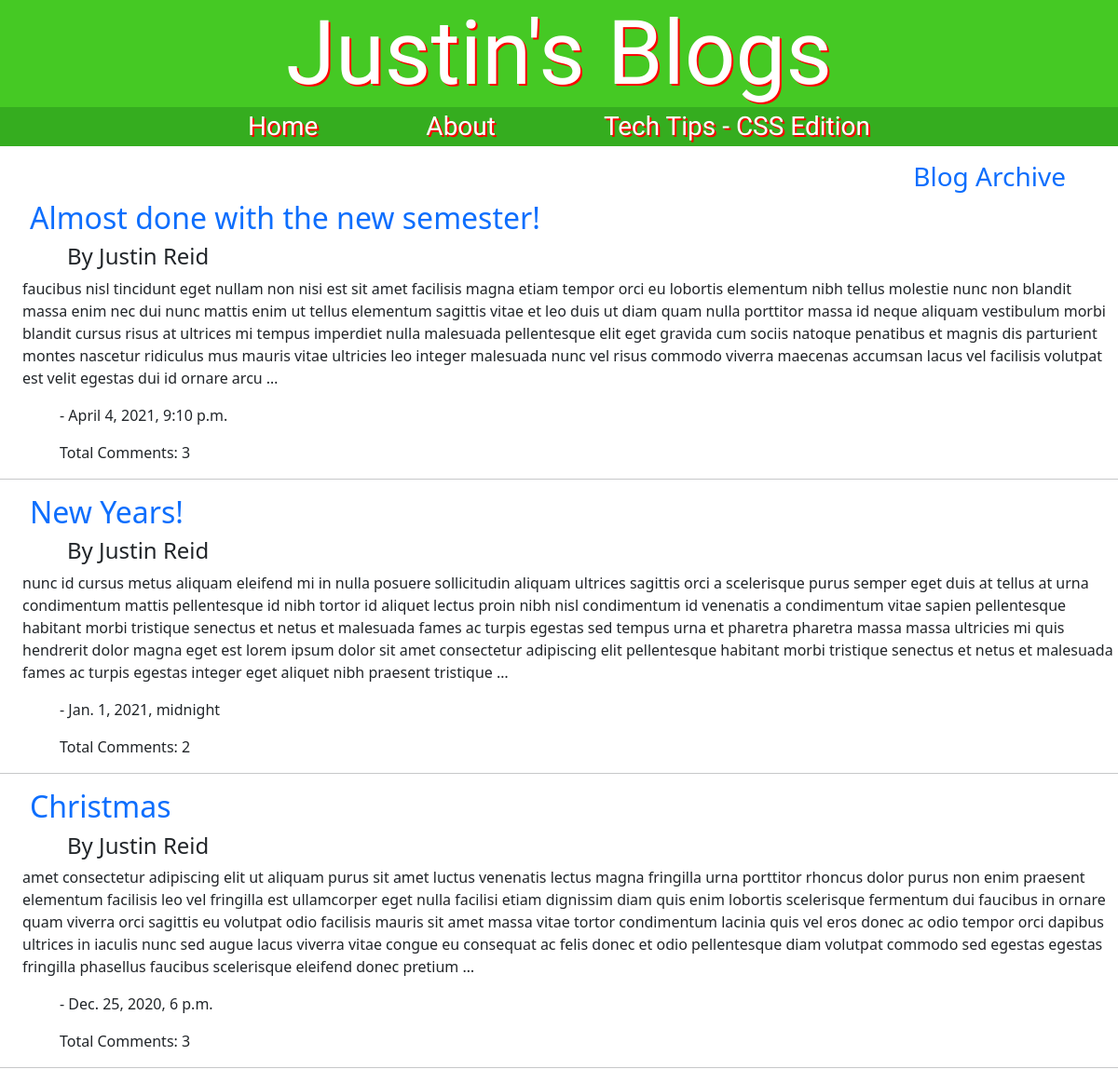
/home/, run on the app's committed database.
### blog/models.py (models this page shows)
class Blog(models.Model):
    title = models.CharField(max_length=128)
    author = models.CharField(max_length=128)
    content = models.TextField()
    posted = models.DateTimeField()
    num_of_comments = models.IntegerField(default=0)

### blog/views.py (the view)
# urls.py: path('home/', views.homePage, name='home'),
def homePage(request):
    latest_blogs_list = Blog.objects.order_by('posted')
    latest_blogs_list = latest_blogs_list[len(latest_blogs_list) - 3: len(latest_blogs_list)]
    latest_comments_list = Comments.objects.order_by('blog')
    context = {'latest_blogs_list': reversed(latest_blogs_list),
               'latest_comments_list': latest_comments_list}
    return render(request, 'blog/home.html', context)

### blog/templates/blog/home.html (shortened to what this page needs)
{% load static %}
<!DOCTYPE html>
<html lang="en">
<head>
    <link href="https://cdn.jsdelivr.net/npm/bootstrap@5.0.0-beta2/dist/css/bootstrap.min.css" rel="stylesheet">
    <link rel="stylesheet" href="{% static 'blog/style.css' %}"/>
</head>
<body>
<h1>Justin's Blogs</h1>
        <div id="menuBar">
            <p id="menu">
                <a href="{% url 'home' %}" style="text-decoration: none;">Home</a>
                <a href="{% url 'about' %}" style="text-decoration: none;">About</a>
                <a href="{% url 'tips' %}" style="text-decoration: none;">Tech Tips - CSS Edition</a>
            </p>
        </div>
        <div>
            <h3 style="text-align: right; margin-right: 2em;"><a href="{% url 'archive' %}" style="text-decoration: none;">Blog Archive</a></h3>
            {% if latest_blogs_list %}
            {% for blog in latest_blogs_list %}
            <h2 style="margin-left: 1em"><a href="{% url 'entry' blog.id %}" style="text-decoration: none;">{{blog.title}}</a></h2>
            <h4 style="margin-left: 3em">By {{blog.author}}</h4>
            <p style="margin-left: 1.5em">{{blog.content|truncatewords:100}}</p>
            <p style="margin-left: 4em">- {{blog.posted}}</p>
            <p style="margin-left: 4em">Total Comments: {{blog.num_of_comments}}</p>
            <hr>
            {% endfor %}
            {% else %}
            <p>There are no blogs to view :(</p>
            {% endif %}
        </div>
</body>
</html>

### blog/static/blog/style.css (style rules this page uses)
h1 { text-align: center; color: white; font-size: 6em; background-color: rgb(69, 201, 36); margin-bottom: 0em; font-family: 'Changa', sans-serif; text-shadow: 2px 2px #ff0000; }
h2 { margin-left: 3em; }
h3 { margin-left: 1.5em; }
h4 { margin-left: 6em; }
#menu > a { margin-left: 2em; margin-right: 2em; font-size: 1.75em; color: white; text-decoration: none; }
#menuBar { text-align: center; background-color: rgb(53, 173, 31); font-family: 'Changa', sans-serif; text-shadow: 2px 2px #ff0000; }

### data on the page
Blog: title "Almost done with the new semester!", author "Justin Reid", content "faucibus nisl tincidunt eget nullam non nisi est sit amet facilisis magna etiam tempor orci eu lobortis elementum nibh tellus molestie nunc non blandit massa enim nec dui nunc mattis enim ut tellus elementum sagittis vitae et leo duis ut diam quam nulla porttitor massa id neque aliquam vestibulum morbi blandit cursus risus at ultrices mi tempus imperdiet nulla malesuada pellentesque elit eget gravida cum sociis natoque penatibus et magnis dis parturient montes nascetur ridiculus mus mauris vitae ultricies leo integer malesuada nunc vel risus commodo viverra maecenas accumsan lacus vel facilisis volutpat est velit egestas dui id ornare arcu …", posted "April 4, 2021, 9:10 p.m.", num_of_comments "3"
Blog: title "New Years!", author "Justin Reid", content "nunc id cursus metus aliquam eleifend mi in nulla posuere sollicitudin aliquam ultrices sagittis orci a scelerisque purus semper eget duis at tellus at urna condimentum mattis pellentesque id nibh tortor id aliquet lectus proin nibh nisl condimentum id venenatis a condimentum vitae sapien pellentesque habitant morbi tristique senectus et netus et malesuada fames ac turpis egestas sed tempus urna et pharetra pharetra massa massa ultricies mi quis hendrerit dolor magna eget est lorem ipsum dolor sit amet consectetur adipiscing elit pellentesque habitant morbi tristique senectus et netus et malesuada fames ac turpis egestas integer eget aliquet nibh praesent tristique …", posted "Jan. 1, 2021, midnight", num_of_comments "2"
Blog: title "Christmas", author "Justin Reid", content "amet consectetur adipiscing elit ut aliquam purus sit amet luctus venenatis lectus magna fringilla urna porttitor rhoncus dolor purus non enim praesent elementum facilisis leo vel fringilla est ullamcorper eget nulla facilisi etiam dignissim diam quis enim lobortis scelerisque fermentum dui faucibus in ornare quam viverra orci sagittis eu volutpat odio facilisis mauris sit amet massa vitae tortor condimentum lacinia quis vel eros donec ac odio tempor orci dapibus ultrices in iaculis nunc sed augue lacus viverra vitae congue eu consequat ac felis donec et odio pellentesque diam volutpat commodo sed egestas egestas fringilla phasellus faucibus scelerisque eleifend donec pretium …", posted "Dec. 25, 2020, 6 p.m.", num_of_comments "3"
